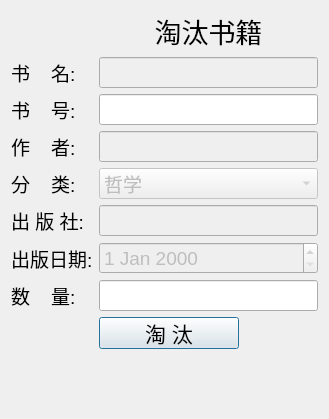
<?xml version="1.0" encoding="UTF-8"?>
<ui version="4.0">
 <class>dropBookDialog</class>
 <widget class="QDialog" name="dropBookDialog">
  <property name="geometry">
   <rect>
    <x>0</x>
    <y>0</y>
    <width>329</width>
    <height>419</height>
   </rect>
  </property>
  <property name="windowTitle">
   <string>删除书籍</string>
  </property>
  <layout class="QFormLayout" name="formLayout">
   <item row="0" column="1">
    <widget class="QLabel" name="titlelabel">
     <property name="font">
      <font>
       <pointsize>20</pointsize>
      </font>
     </property>
     <property name="layoutDirection">
      <enum>Qt::LeftToRight</enum>
     </property>
     <property name="lineWidth">
      <number>1</number>
     </property>
     <property name="text">
      <string>淘汰书籍</string>
     </property>
     <property name="alignment">
      <set>Qt::AlignCenter</set>
     </property>
     <property name="margin">
      <number>8</number>
     </property>
    </widget>
   </item>
   <item row="1" column="0">
    <widget class="QLabel" name="bookNameLabel">
     <property name="font">
      <font>
       <pointsize>14</pointsize>
      </font>
     </property>
     <property name="text">
      <string>书    名:</string>
     </property>
    </widget>
   </item>
   <item row="1" column="1">
    <widget class="QLineEdit" name="bookNameEdit">
     <property name="enabled">
      <bool>false</bool>
     </property>
     <property name="font">
      <font>
       <pointsize>14</pointsize>
      </font>
     </property>
     <property name="styleSheet">
      <string notr="true">#363636</string>
     </property>
     <property name="maxLength">
      <number>10</number>
     </property>
    </widget>
   </item>
   <item row="2" column="0">
    <widget class="QLabel" name="bookIdLabel">
     <property name="font">
      <font>
       <pointsize>14</pointsize>
      </font>
     </property>
     <property name="text">
      <string>书    号:</string>
     </property>
    </widget>
   </item>
   <item row="2" column="1">
    <widget class="QLineEdit" name="bookIdEdit">
     <property name="font">
      <font>
       <pointsize>14</pointsize>
      </font>
     </property>
     <property name="maxLength">
      <number>6</number>
     </property>
    </widget>
   </item>
   <item row="3" column="0">
    <widget class="QLabel" name="authNameLabel">
     <property name="font">
      <font>
       <pointsize>14</pointsize>
      </font>
     </property>
     <property name="text">
      <string>作    者:</string>
     </property>
    </widget>
   </item>
   <item row="3" column="1">
    <widget class="QLineEdit" name="authNameEdit">
     <property name="enabled">
      <bool>false</bool>
     </property>
     <property name="font">
      <font>
       <pointsize>14</pointsize>
      </font>
     </property>
     <property name="styleSheet">
      <string notr="true">#363636</string>
     </property>
     <property name="maxLength">
      <number>10</number>
     </property>
    </widget>
   </item>
   <item row="4" column="0">
    <widget class="QLabel" name="categoryLabel">
     <property name="font">
      <font>
       <pointsize>14</pointsize>
      </font>
     </property>
     <property name="text">
      <string>分    类:</string>
     </property>
    </widget>
   </item>
   <item row="4" column="1">
    <widget class="QComboBox" name="categoryComboBox">
     <property name="enabled">
      <bool>false</bool>
     </property>
     <property name="font">
      <font>
       <pointsize>14</pointsize>
      </font>
     </property>
     <property name="styleSheet">
      <string notr="true">#363636</string>
     </property>
     <item>
      <property name="text">
       <string>哲学</string>
      </property>
     </item>
     <item>
      <property name="text">
       <string>社会科学</string>
      </property>
     </item>
     <item>
      <property name="text">
       <string>政治</string>
      </property>
     </item>
     <item>
      <property name="text">
       <string>法律</string>
      </property>
     </item>
     <item>
      <property name="text">
       <string>军事</string>
      </property>
     </item>
     <item>
      <property name="text">
       <string>经济</string>
      </property>
     </item>
     <item>
      <property name="text">
       <string>文化</string>
      </property>
     </item>
     <item>
      <property name="text">
       <string>教育</string>
      </property>
     </item>
     <item>
      <property name="text">
       <string>体育</string>
      </property>
     </item>
     <item>
      <property name="text">
       <string>语言文字</string>
      </property>
     </item>
     <item>
      <property name="text">
       <string>艺术</string>
      </property>
     </item>
     <item>
      <property name="text">
       <string>历史</string>
      </property>
     </item>
     <item>
      <property name="text">
       <string>地理</string>
      </property>
     </item>
     <item>
      <property name="text">
       <string>天文学</string>
      </property>
     </item>
     <item>
      <property name="text">
       <string>生物学</string>
      </property>
     </item>
     <item>
      <property name="text">
       <string>医学卫生</string>
      </property>
     </item>
     <item>
      <property name="text">
       <string>农业</string>
      </property>
     </item>
    </widget>
   </item>
   <item row="5" column="0">
    <widget class="QLabel" name="publisherLabel">
     <property name="font">
      <font>
       <pointsize>14</pointsize>
      </font>
     </property>
     <property name="text">
      <string>出 版 社:</string>
     </property>
    </widget>
   </item>
   <item row="5" column="1">
    <widget class="QLineEdit" name="publisherEdit">
     <property name="enabled">
      <bool>false</bool>
     </property>
     <property name="font">
      <font>
       <pointsize>14</pointsize>
      </font>
     </property>
     <property name="styleSheet">
      <string notr="true">#363636</string>
     </property>
     <property name="maxLength">
      <number>10</number>
     </property>
    </widget>
   </item>
   <item row="6" column="0">
    <widget class="QLabel" name="publishDateLabel">
     <property name="font">
      <font>
       <pointsize>14</pointsize>
      </font>
     </property>
     <property name="text">
      <string>出版日期:</string>
     </property>
    </widget>
   </item>
   <item row="6" column="1">
    <widget class="QDateEdit" name="publishTime">
     <property name="enabled">
      <bool>false</bool>
     </property>
     <property name="font">
      <font>
       <pointsize>14</pointsize>
      </font>
     </property>
     <property name="styleSheet">
      <string notr="true">#363636</string>
     </property>
    </widget>
   </item>
   <item row="7" column="0">
    <widget class="QLabel" name="dropNumLabel">
     <property name="font">
      <font>
       <pointsize>14</pointsize>
      </font>
     </property>
     <property name="text">
      <string>数    量:</string>
     </property>
    </widget>
   </item>
   <item row="7" column="1">
    <widget class="QLineEdit" name="dropNumEdit">
     <property name="font">
      <font>
       <pointsize>14</pointsize>
      </font>
     </property>
     <property name="maxLength">
      <number>12</number>
     </property>
    </widget>
   </item>
   <item row="8" column="1">
    <widget class="QPushButton" name="dropBookButton">
     <property name="maximumSize">
      <size>
       <width>140</width>
       <height>32</height>
      </size>
     </property>
     <property name="font">
      <font>
       <pointsize>16</pointsize>
      </font>
     </property>
     <property name="text">
      <string>淘 汰</string>
     </property>
    </widget>
   </item>
  </layout>
 </widget>
 <resources/>
 <connections/>
</ui>
